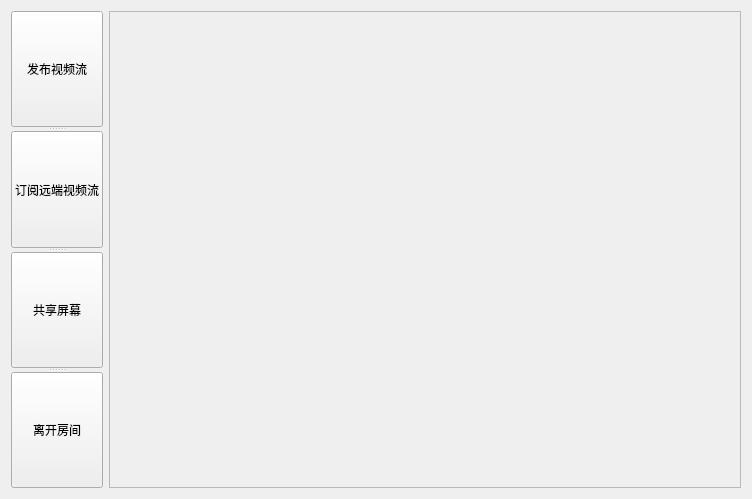
<?xml version="1.0" encoding="UTF-8"?>
<ui version="4.0">
 <class>RCRTCMeeting</class>
 <widget class="QWidget" name="RCRTCMeeting">
  <property name="geometry">
   <rect>
    <x>0</x>
    <y>0</y>
    <width>752</width>
    <height>499</height>
   </rect>
  </property>
  <property name="windowTitle">
   <string>Form</string>
  </property>
  <layout class="QHBoxLayout" name="horizontalLayout">
   <item>
    <widget class="QSplitter" name="splitter">
     <property name="orientation">
      <enum>Qt::Vertical</enum>
     </property>
     <widget class="QPushButton" name="pushButton_PubStream">
      <property name="text">
       <string>发布视频流</string>
      </property>
     </widget>
     <widget class="QPushButton" name="pushButton_SubRemote">
      <property name="text">
       <string>订阅远端视频流</string>
      </property>
     </widget>
     <widget class="QPushButton" name="pushButton_PubDesktop">
      <property name="text">
       <string>共享屏幕</string>
      </property>
     </widget>
     <widget class="QPushButton" name="pushButton_Quit">
      <property name="text">
       <string>离开房间</string>
      </property>
     </widget>
    </widget>
   </item>
   <item>
    <widget class="QScrollArea" name="scrollArea">
     <property name="widgetResizable">
      <bool>true</bool>
     </property>
     <widget class="QWidget" name="scrollAreaWidgetContents">
      <property name="geometry">
       <rect>
        <x>0</x>
        <y>0</y>
        <width>647</width>
        <height>483</height>
       </rect>
      </property>
      <layout class="QVBoxLayout" name="verticalLayout_2">
       <item>
        <layout class="QVBoxLayout" name="verticalLayout"/>
       </item>
       <item>
        <spacer name="verticalSpacer">
         <property name="orientation">
          <enum>Qt::Vertical</enum>
         </property>
         <property name="sizeHint" stdset="0">
          <size>
           <width>20</width>
           <height>459</height>
          </size>
         </property>
        </spacer>
       </item>
      </layout>
     </widget>
    </widget>
   </item>
  </layout>
 </widget>
 <resources/>
 <connections/>
</ui>
